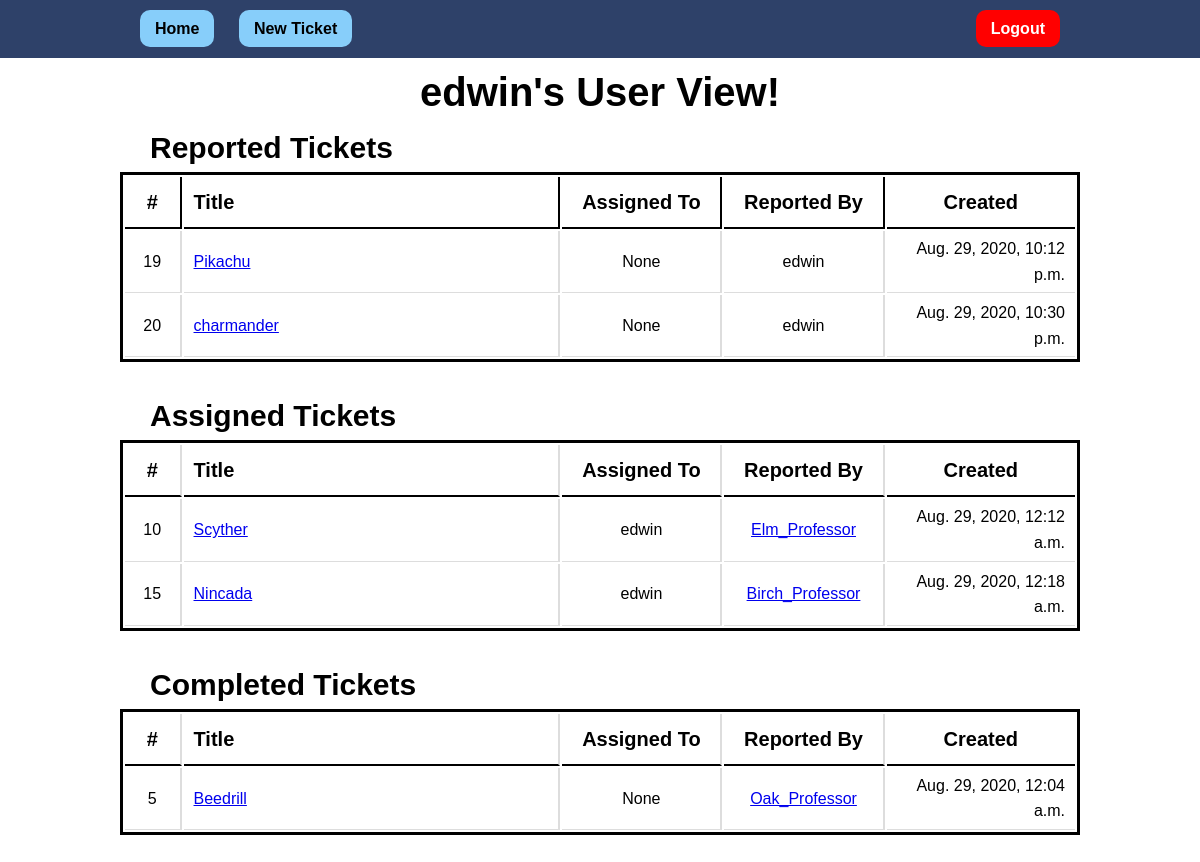
Page /userdetail/1/ (signed in) on the earlier database version.
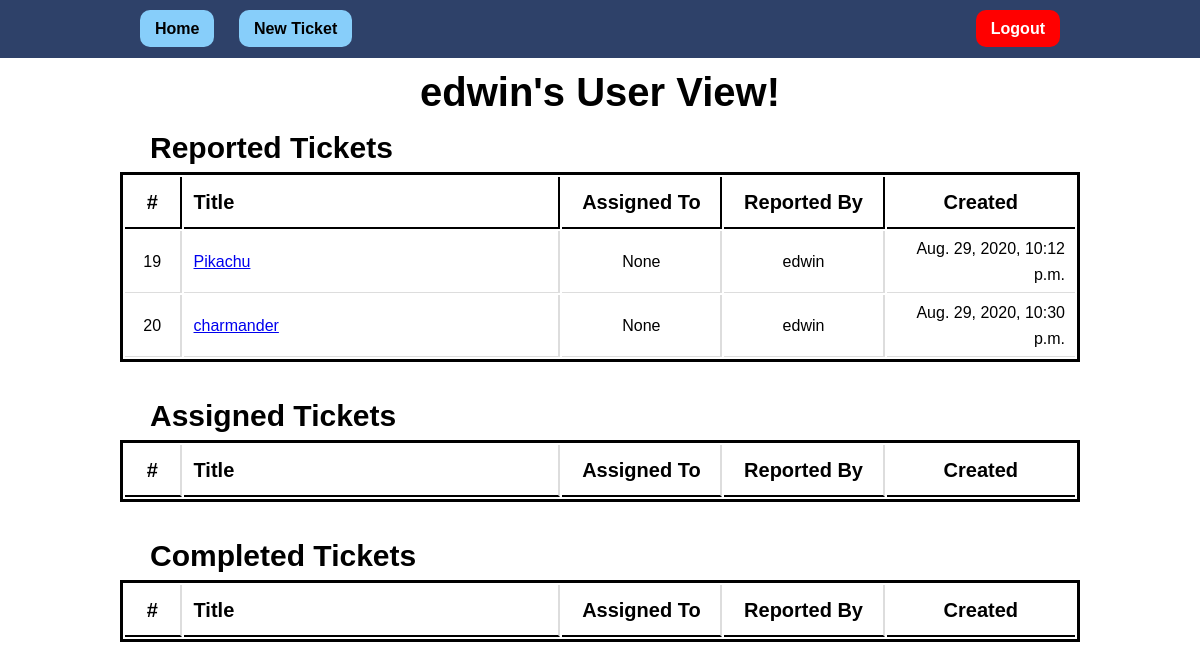
Same page on the later database version.
### bugtracker_app/models.py (models this page shows)
class Ticket(models.Model):
    title = models.CharField(max_length=300)
    date = models.DateTimeField(default=timezone.now)
    description = models.TextField(default="")
    filed_by = models.ForeignKey(
        MyUser, on_delete=models.CASCADE, related_name="filed_by"
    )
    assigned_to = models.ForeignKey(
        MyUser,
        on_delete=models.CASCADE,
        related_name="assigned_to",
        blank=True,
        null=True,
        default=None,
    )
    completed_by = models.ForeignKey(
        MyUser,
        on_delete=models.CASCADE,
        related_name="completed_by",
        blank=True,
        null=True,
        default=None,
    )
    NEW = "New"
    IN_PROGRESS = "In Progress"
    DONE = "Done"
    INVALID = "Invalid"
    STATUS_CHOICES = [
        (NEW, "New"),
        (IN_PROGRESS, "In Progress"),
        (DONE, "Done"),
        (INVALID, "Invalid"),
    ]
    status = models.CharField(
        max_length=11,
        choices=STATUS_CHOICES,
        default=NEW,
    )

class MyUser(AbstractUser):
    bio = models.TextField(blank=True, null=True)
    def __str__(self):
        return self.username

### bugtracker_app/views.py (the view)
# urls.py: path('userdetail/<int:user_id>/', views.user_detail_view),
@login_required
def user_detail_view(request, user_id):
    current_user = models.MyUser.objects.filter(id=user_id).first()
    user_tickets = models.Ticket.objects.filter(filed_by=current_user)
    user_assigned = models.Ticket.objects.filter(assigned_to=current_user)
    user_completed = models.Ticket.objects.filter(completed_by=current_user)
    return render(
        request,
        "user_detail.html",
        {
            "headline": "User View!",
            "current_user": current_user,
            "user_tickets": user_tickets,
            "user_assigned": user_assigned,
            "user_completed": user_completed,
        },
    )

### templates/user_detail.html (shortened to what the changed rows need)
<!DOCTYPE html>
<html lang="en">
    <head>
        {% load static %}
        <link rel="stylesheet" href="{% static 'user_detail.css' %}" />
    </head>
    <body>
        <h1 class="container">{{ current_user }}'s {{ headline }}</h1>
        <div class="container">
            <table>
                <h2>Reported Tickets</h2>
                <tr>
                    <th id="numH">#</th>
                    <th id="titleH">Title</th>
                    <th id="assignedH">Assigned To</th>
                    <th id="reportedH">Reported By</th>
                    <th id="createdH">Created</th>
                </tr>
                {% for uno in user_tickets %}
                <tr>
                    <td id="num">{{uno.id}}</td>
                    <td id="title">
                        <a href="/ticketdetail/{{ uno.id }}/">{{uno.title}}</a>
                    </td>
                    <td id="assigned">
                        {% if uno.assigned_to %}
                        <a href="/userdetail/{{ uno.filed_by.id }}/">
                            {{uno.assigned_to}}
                        </a>
                        {% else %} {{uno.assigned_to}} {% endif %}
                    </td>
                    <td id="reported">{{uno.filed_by}}</td>
                    <td id="created">{{uno.date}}</td>
                </tr>
                {% endfor %}
            </table>
        </div>
        <div class="container">
            <table>
                <h2>Assigned Tickets</h2>
                <tr>
                    <th id="num">#</th>
                    <th id="title">Title</th>
                    <th id="assigned">Assigned To</th>
                    <th id="reported">Reported By</th>
                    <th id="createdH">Created</th>
                </tr>
                {% for uno in user_assigned %}
                <tr>
                    <td id="num">{{uno.id}}</td>
                    <td id="title">
                        <a href="/ticketdetail/{{ uno.id }}/">{{uno.title}}</a>
                    </td>
                    <td id="reported">{{uno.assigned_to}}</td>
                    <td id="assigned">
                        <a href="/userdetail/{{ uno.filed_by.id }}/">
                            {{uno.filed_by}}
                        </a>
                    </td>
                    <td id="created">{{uno.date}}</td>
                </tr>
                {% endfor %}
            </table>
        </div>
        <div class="container">
            <table>
                <h2>Completed Tickets</h2>
                <tr>
                    <th id="num">#</th>
                    <th id="title">Title</th>
                    <th id="assigned">Assigned To</th>
                    <th id="reported">Reported By</th>
                    <th id="createdH">Created</th>
                </tr>
                {% for uno in user_completed %}
                <tr>
                    <td id="num">{{uno.id}}</td>
                    <td id="title">
                        <a href="/ticketdetail/{{ uno.id }}/">{{uno.title}}</a>
                    </td>
                    <td id="assigned">
                        {% if uno.assigned_to %} {{uno.assigned_to}} {% else %}
                        {{uno.assigned_to}} {% endif %}
                    </td>
                    <td id="reported">
                        <a href="/userdetail/{{ uno.filed_by.id }}/">
                            {{uno.filed_by}}
                        </a>
                    </td>
                    <td id="created">{{uno.date}}</td>
                </tr>
                {% endfor %}
            </table>
        </div>
    </body>
</html>

Differences in the rows shown:
no longer on this page (row edited): Ticket: id "10", title "Scyther", assigned_to "edwin", filed_by "Elm_Professor", date "Aug. 29, 2020, 12:12 a.m.", shown under "Assigned Tickets"
no longer on this page (row edited): Ticket: id "15", title "Nincada", assigned_to "edwin", filed_by "Birch_Professor", date "Aug. 29, 2020, 12:18 a.m.", shown under "Assigned Tickets"
no longer on this page (row edited): Ticket: id "5", title "Beedrill", assigned_to "None", filed_by "Oak_Professor", date "Aug. 29, 2020, 12:04 a.m.", shown under "Completed Tickets"
